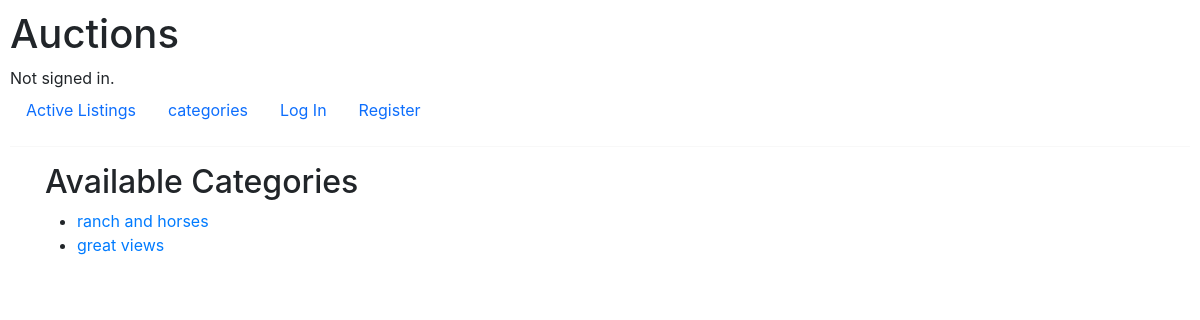
Page /categories on the earlier database version.
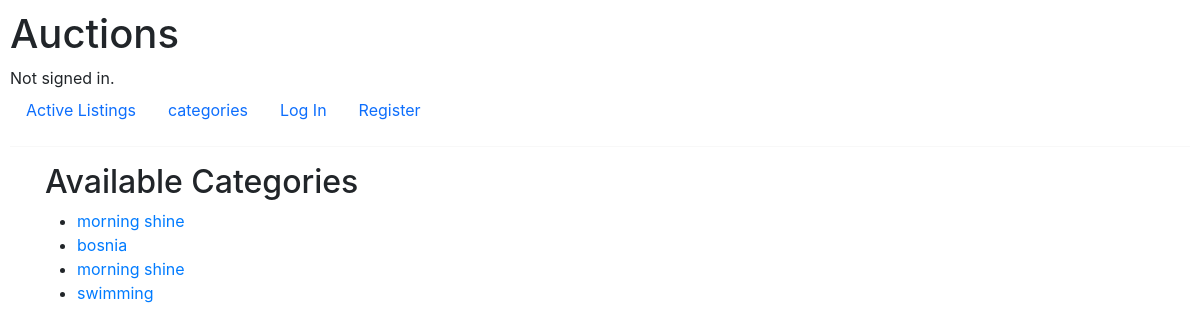
Same page on the later database version.
### auctions/models.py (models this page shows, shortened)
class auction_listing(models.Model):
    creator = models.ForeignKey(User, on_delete=models.CASCADE)
    title = models.CharField(max_length=100)
    description = models.TextField()
    min_bid = models.IntegerField()
    category = models.CharField(max_length=100)
    image_url = models.URLField(max_length=500)
    timestamp = models.DateTimeField(auto_now_add=True)
    bid_open = models.BooleanField(default=True)

### auctions/views.py (the view)
# urls.py: path("categories", views.categories, name="categories"),
def categories(request):
    return render(request, "auctions/categories.html", {
        "listings": auction_listing.objects.all()
    })

### auctions/templates/auctions/categories.html (shortened to what this page needs)
{% extends "auctions/layout.html" %}
{% load static %}
{% block body %}
    {% if listings %}
        <h2>Available Categories</h2>
        <ul>
            {% for listing in listings %}
                <li><a href="{% url 'category' listing.category %}">{{ listing.category }}</a></li>
            {% endfor %}
        </ul>
    {% else %}
        <p>No active listings.</p>
    {% endif %}
{% endblock %}

Differences in the rows shown:
changed auction_listing (number 1 of 4 on the later page): category "ranch and horses" → "morning shine"
changed auction_listing: category "great views" → "bosnia"
added auction_listing: category "morning shine"
added auction_listing: category "swimming"
